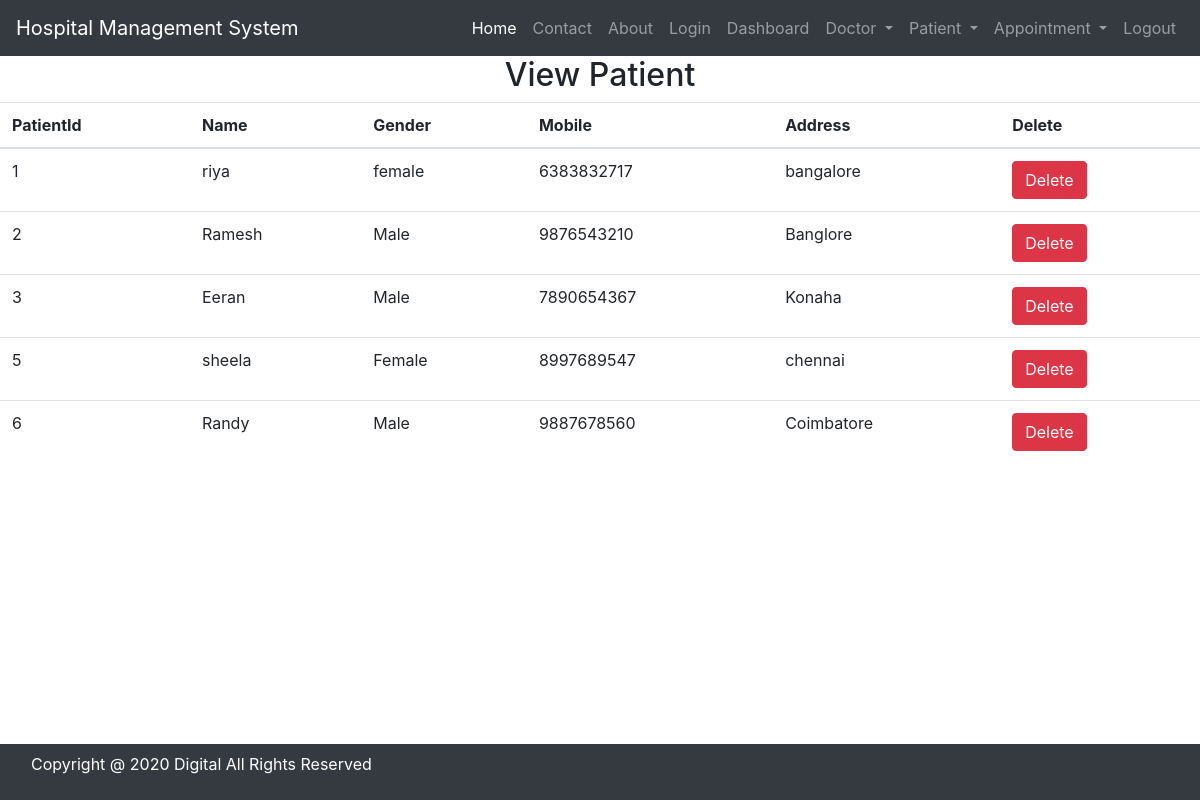
Page /view_patient/ (signed in) on the committed database.
### hospital/models.py (models this page shows, shortened)
class Patient(models.Model):
    name = models.CharField(max_length=50)
    gender = models.CharField(max_length=10)
    mobile = models.IntegerField(null=True)
    address = models.TextField(max_length=100)

### hospital/views.py (the view)
# urls.py: path('view_patient/',views.View_patient, name='view_patient'),
def View_patient(request):
    if not request.user.is_staff:
        return redirect('login')
    doc = Patient.objects.all()
    d = {'doc':doc}
    return render(request, 'view_patient.html',d)

### hospital/templates/view_patient.html
{% include 'base.html' %}
{% block content %}
{% include 'navigation.html' %}
<div>
    <h2 style="text-align:center">View Patient</h2>
    <table id="example" class="table table-hover">
        <thead>
        <tr>
            <th>PatientId</th>
            <th>Name</th>
            <th>Gender</th>
            <th>Mobile</th>
            <th>Address</th>
            <th>Delete</th>
        </tr>
        </thead>
        <tbody>
            {% for i in doc %}
            <tr>
                <td>{{i.id}}</td>
                <td>{{i.name}}</td>
                <td>{{i.gender}}</td>
                <td>{{i.mobile}}</td>
                <td>{{i.address}}</td>
                <td><a href="{% url 'delete_patient' i.id %}" onclick="return confirm('Are you sure want to delete?')" class="btn btn-danger">Delete</a></td>
            {% endfor %}
        </tbody>
    </table>
</div>
{% endblock %}
{% include 'footer.html' %}

### rows in the picture
Patient: id "1", name "riya", gender "female", mobile "6383832717", address "bangalore"
Patient: id "2", name "Ramesh", gender "Male", mobile "9876543210", address "Banglore"
Patient: id "3", name "Eeran", gender "Male", mobile "7890654367", address "Konaha"
Patient: id "5", name "sheela", gender "Female", mobile "8997689547", address "chennai"
Patient: id "6", name "Randy", gender "Male", mobile "9887678560", address "Coimbatore"
